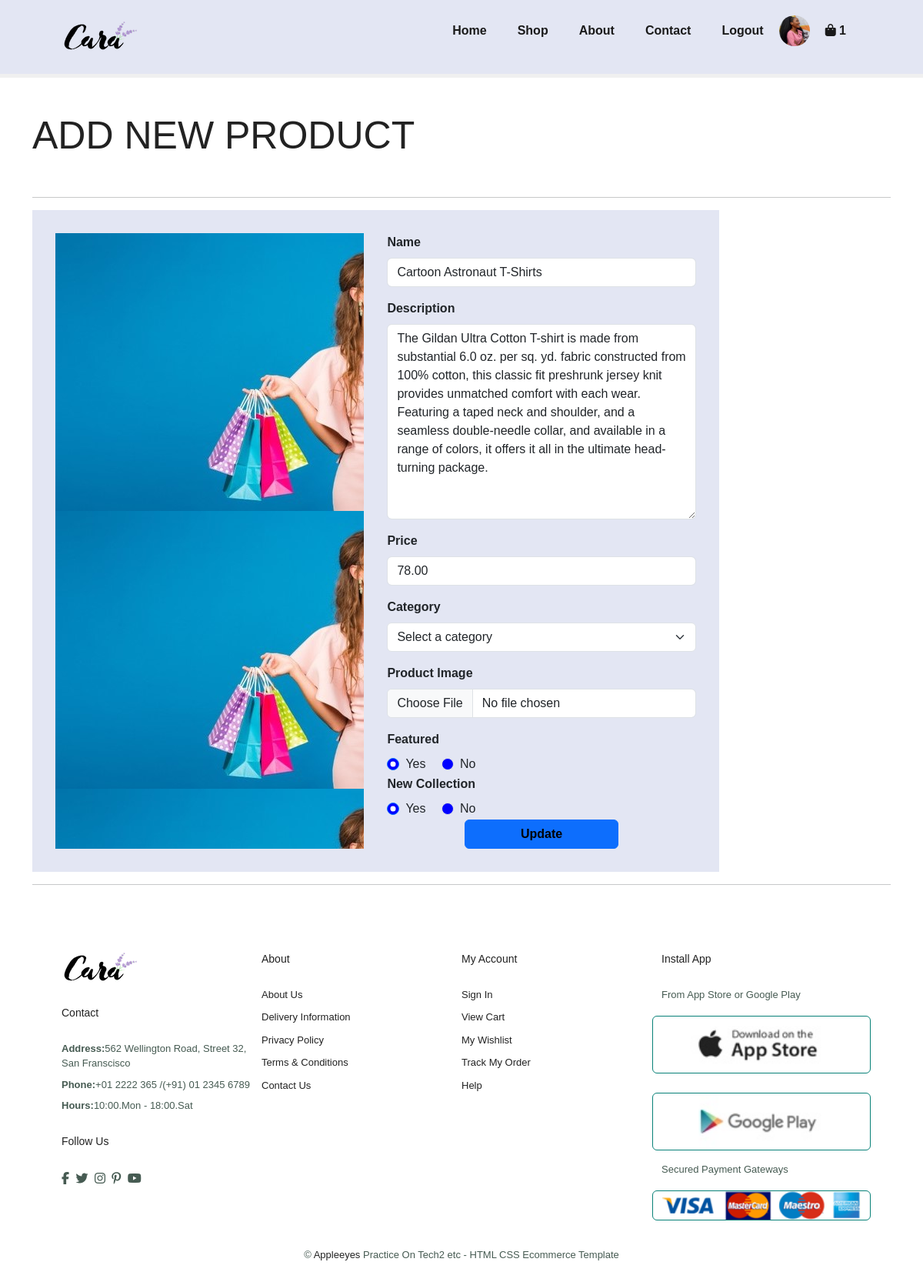
Page /product/update?id=22 (signed in) on the committed database.
### tables this page shows
CREATE TABLE `products` (
  `product_id` int(11) NOT NULL,
  `name` varchar(30) NOT NULL,
  `thumbnail` varchar(30) NOT NULL,
  `description` text NOT NULL,
  `price` decimal(10,2) NOT NULL,
  `category_id` tinyint(4) NOT NULL,
  `is_featured` tinyint(1) UNSIGNED NOT NULL DEFAULT 1 COMMENT '0 = yes, 1 = no',
  `is_new` tinyint(1) UNSIGNED NOT NULL DEFAULT 1 COMMENT '0 = yes, 1 = no'
);

### src/Controllers/ProductController.php (called while the page is built, shortened)
<?php
class ProductController
{
    public function showUpdateProductForm()
    {
        $product_id = $_GET['id'];
        $product = new Product();
        $productData = $product->fetchProductById($product_id);
        require_once __DIR__ . '/../Views/Products/updateProduct.php';
    }
}

### src/App/Router.php (called while the page is built, shortened)
<?php
class Router
{
    private array $handlers;
    private function addHandler(string $method, string $path, $handler): void
    {
        $this->handlers[$method . $path] = [
            'path' => $path,
            'method' => $method,
            'handler' => $handler,
        ];
    }
    public function run()
    {
        $requestUri = parse_url($_SERVER['REQUEST_URI']);
        $requestPath = $requestUri['path'];
        $method = $_SERVER['REQUEST_METHOD'];
        $callback = null;
        foreach ($this->handlers as $handler){
            if ($handler['path'] === $requestPath && $method === $handler['method']){
                $callback = $handler['handler'];
            }
        }
        if(is_string($callback)){
            $parts = explode('::', $callback);
            if (is_array($parts)){
                $className = array_shift(array:$parts);
                $handler = new $className;
                $method = array_shift(array: $parts);
                $callback = [$handler, $method];
            }
        }
        call_user_func_array($callback, [
            array_merge($_GET, $_POST)
        ]);
    }
}

### index.php (called while the page is built, shortened)
<?php
require_once __DIR__ . "/config/database.php";
$router = new Router();
$router->get(path: BASE_URL, handler:MainController::class . '::execute');
$router->get(path: BASE_URL . 'about', handler: MainController::class . '::showAboutPage');
$router->get(path: BASE_URL . 'contact', handler: MainController::class . '::showContactPage');
$router->get(path: BASE_URL . 'product', handler: ProductController::class . '::execute');
$router->get(path: BASE_URL . 'product/add', handler: ProductController::class . '::showAddProductForm');
$router->post(path: BASE_URL . 'product/add', handler: ProductController::class . '::addProduct');
$router->get(path: BASE_URL . 'product/update', handler: ProductController::class . '::showUpdateProductForm');
$router->post(path: BASE_URL . 'product/update', handler: ProductController::class . '::UpdateProduct');
$router->get(path: BASE_URL . 'product/details', handler: ProductController::class . '::showProductDetails');
$router->post(path: BASE_URL . 'product/review', handler: ProductController::class . '::addReview');
$router->get(path: BASE_URL . 'product/all-reviews', handler: ProductController::class . '::showReviewPage');
$router->get(path: BASE_URL . 'product/search', handler: ProductController::class. '::userSearch');
$router->get(path: BASE_URL . 'product/category', handler: ProductController::class . '::showCategoryProduct');
$router->get(path: BASE_URL . 'register', handler: UserController::class . '::showUserRegisterForm');
$router->post(path: BASE_URL . 'register/add', handler: UserController::class . '::registerUser');
$router->get(path: BASE_URL . 'login', handler: UserController::class . '::showUserLoginForm');
$router->get(path: BASE_URL . 'logout', handler: UserController::class . '::logoutUser');
$router->post(path: BASE_URL . 'login/add', handler: UserController::class . '::loginUser');
$router->get(path: BASE_URL . 'cart', handler: CartController::class . '::execute');
$router->post(path: BASE_URL . 'cart/add', handler: CartController::class . '::addProductToCart');
$router->get(path: BASE_URL . 'cart/remove', handler: CartController::class . '::removeCartItem');
$router->get(path: BASE_URL . 'cart/checkout', handler: CartController::class . '::showCheckoutpage');
$router->post(path: BASE_URL . 'cart/process-checkout', handler: CartController::class . '::processCheckout');
$router->get(path: BASE_URL . 'cart/success', handler: OrderController::class . '::showSuccessPage');
$router->get(path: BASE_URL . 'cart/confirm-page', handler: OrderController::class . '::showConfirmPage');
$router->post(path: BASE_URL . 'cart/confirm-paid', handler: OrderController::class . '::confirmPaid');
$router->get(path: BASE_URL . 'admin', handler: AdminController::class . '::execute');
$router->get(path: BASE_URL . 'admin/add', handler: AdminController::class . '::showAddAdminForm');
$router->post(path: BASE_URL . 'admin/addAdmin', handler: AdminController::class . '::addAdmin');
$router->get(path: BASE_URL . 'admin/paidOrders', handler: AdminController::class . '::showPaidOrders');
$router->get(path: BASE_URL . 'admin/remove', handler: AdminController::class . '::removeUsers');
$router->get(path: BASE_URL . 'admin/categories', handler: AdminController::class . '::showCategories');
$router->get(path: BASE_URL . 'admin/category-form', handler: AdminController::class . '::showCategoryForm');
$router->post(path: BASE_URL . 'admin/categories/add', handler: AdminController::class . '::addCategories');
$router->get(path: BASE_URL . 'admin/categories/update', handler: AdminController::class . '::showUpdateCategoryForm');
$router->post(path: BASE_URL . 'admin/categories/update', handler: AdminController::class . '::updateCategories');
$router->get(path: BASE_URL . 'admin/categories/remove', handler: AdminController::class . '::removeCategories');
$router->get(path: BASE_URL . 'admin/products', handler: AdminController::class . '::showProductTable');
$router->get(path: BASE_URL . 'admin/products/remove', handler: AdminController::class . '::removeProducts');
$router->get(path: BASE_URL . 'admin/products/search', handler: AdminController::class . '::adminSearch');
$router->addNotFoundHandler(function () {
    require_once __DIR__ . '/src/Views/templates/404.php';
});
$router->run();
?>

### src/Models/Database.php (called while the page is built, shortened)
<?php
class Database
{
    protected $pdo;
    public function __construct()
    {
        $configPath = __DIR__ . '/../../config/database.php';
        try{
            $config = require $configPath;
            $dsn = "mysql:host={$config['host']};dbname={$config['dbname']}";
            $this->pdo = new \PDO($dsn, $config['username'], $config['password']);
            $this->pdo->setAttribute(\PDO::ATTR_ERRMODE, \PDO::ERRMODE_EXCEPTION);
        } catch (\PDOException $e) {
            die('<p class="error">Connection failed: ' . $e->getMessage() . '</p>');
            return null;
        }
    }
    public function fetch($query, $params = [])
    {
        try {
            $stmt = $this->pdo->prepare($query);
            $stmt->execute($params);
            return $stmt->fetch(\PDO::FETCH_OBJ);
        } catch (\PDOException $e) {
            die('<p class="error">Query failed: ' . $e->getMessage() . '</p>');
            return null;
        }
    }
}
?>

### config/database.php (called while the page is built)
<?php
return [
    'host' => 'localhost',
    'dbname' => 'online_shop',
    'username' => 'applw',
    'password' => 'apple@22',
];
?>

### src/Models/Product.php (called while the page is built, shortened)
<?php
class Product
{
    protected $db;
    public function __construct()
    {
        $this->db = new Database();
    }
    public function fetchProductById($product_id)
    {
        $query = "SELECT p.*, c.title as category_title FROM products p JOIN categories c ON p.category_id = c.category_id WHERE p.product_id = ?";
        return $this->db->fetch($query, [$product_id]);
    }
}

### src/Views/Products/updateProduct.php (the view, shortened to what this page needs)
<?php
require_once __DIR__ . '/../templates/header.php';
require_once __DIR__ . '/../templates/navigation.php';
?>
<div class="container my-5">
    <h1 class="my-5">ADD NEW PRODUCT</h1>
    <hr>
    <div style="display: flex; width: 80%; background-color: #e3e6f3;; padding: 30px;">
        <div style="background-image: url('/Online-shop/public/images/banner/b18.jpg'); width: 50%; margin-right: 30px;">
        </div>
        <form style="width: 50%;" action="<?php echo BASE_URL; ?>product/update" method="POST" enctype="multipart/form-data">
            <div class="mb-3">
                <label style="font-weight: 800;" for="name" class="form-label">Name</label>
                <input type="text" class="form-control" id="name" name="name" placeholder="Product Name" value="<?php echo $productData->name; ?>" required>
            </div>
            <div class="mb-3">
                <label style="font-weight: 800;" for="description" class="form-label">Description</label>
                <textarea class="form-control" rows="10" name="description" placeholder="Product Description" required><?= $productData->description ?></textarea>
            </div>
            <div class="mb-3">
                <label style="font-weight: 800;" for="price" class="form-label">Price</label>
                <input type="number" class="form-control" id="price" name="price" step="0.01" placeholder="Product Price" value="<?php echo $productData->price; ?>" required>
            </div>
            <div class="mb-3">
                <label style="font-weight: 800;" for="price" class="form-label">Category</label>
                <select class="form-select" id="category_id" name="category_id" required>
                    <option value="" disabled selected>Select a category</option>
                </select>
            </div>
            <div class="mb-3">
                <label style="font-weight: 800;" for="price" class="form-label">Product Image</label>
                <input type="file" class="form-control" id="thumbnail" name="thumbnail">
            </div>
            <div>
                <label style="font-weight: 800;" for="price" class="form-label">Featured</label>
            </div>
            <div class="form-check form-check-inline">
                <input style="background-color: blue;" class="form-check-input" type="radio" name="is_featured" value="0" id="is_featured" checked>
                <label class="form-check-label" for="is_featured">Yes</label>
            </div>
            <div class="form-check form-check-inline">
                <input style="background-color: blue;" class="form-check-input" type="radio" name="is_featured" value="1" id="is_featured">
                <label class="form-check-label" for="is_featured">No</label>
            </div>
            <div>
                <label style="font-weight: 800;" for="price" class="form-label">New Collection</label>
            </div>
            <div class="form-check form-check-inline">
                <input style="background-color: blue;" class="form-check-input" type="radio" name="is_new" value="0" id="is_new" checked>
                <label class="form-check-label" for="is_new">Yes</label>
            </div>
            <div class="form-check form-check-inline">
                <input style="background-color: blue;" class="form-check-input" type="radio" name="is_new" value="1" id="is_new">
                <label class="form-check-label" for="is_new">No</label>
            </div>
            <div class="d-grid gap-2 col-6 mx-auto">
                <button style="color: black; font-weight: 800;" class="btn btn-primary" type="submit">Update</button>
            </div>
        </form>
    </div>
    <hr>
</div>
<?php
require_once __DIR__ . '/../templates/footer.php';
?>

### public/css/style.css (style rules this page uses)
* { margin: 0; padding: 0; box-sizing: border-box; font-family: "Spartan", sans-serif; }
h1 { font-size: 50px; line-height: 64px; color: #222; }
body { width: 100%; }

### rows in the picture
products: name "Cartoon Astronaut T-Shirts", description "The Gildan Ultra Cotton T-shirt is made from substantial 6.0 oz. per sq. yd. fabric constructed from 100% cotton, this classic fit preshrunk jersey knit provides unmatched comfort with each wear. Featuring a taped neck and shoulder, and a seamless double-needle collar, and available in a range of colors, it offers it all in the ultimate head-turning package.", price "78.00"

### other values in the picture
$cartCount "1"
